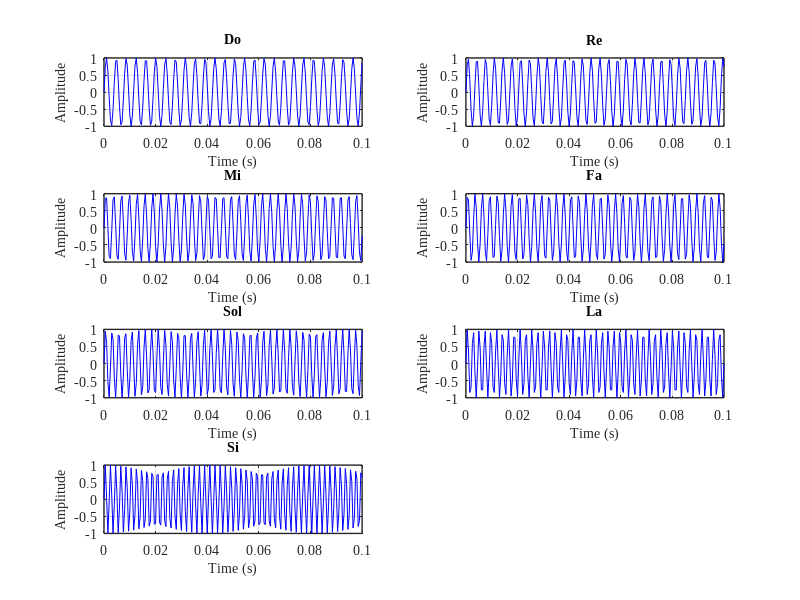

This figure's MATLAB source: (Note: this script raises an error after producing the figure.)
%% 生成 Do Re Mi Fa Sol La Si 音阶音频信号
function [music, fs] = generateScaleAudio()
% 输入: 无
% 输出:
%   music - 七个音符拼接后的音频信号，行向量
%   fs    - 采样频率，1000 Hz
%% 参数设置
fs = 2000;
% 采样率，选择1000 Hz以观察清晰的时域细节
duration = 0.1;
% 每个音符的持续时间（秒）
frequencies = [261.63, 293.66, 329.63, 349.23, 392.00, 440.00, 493.88];
% 音符频率（C4, D4, E4, F4, G4, A4, B4）
%% 生成各音符信号
t = 0:1/fs:duration;
do_signal = sin(2*pi*frequencies(1)*t);
re_signal = sin(2*pi*frequencies(2)*t);
mi_signal = sin(2*pi*frequencies(3)*t);
fa_signal = sin(2*pi*frequencies(4)*t);
sol_signal = sin(2*pi*frequencies(5)*t);
la_signal = sin(2*pi*frequencies(6)*t);
si_signal = sin(2*pi*frequencies(7)*t);
noteNames = {'Do', 'Re', 'Mi', 'Fa', 'Sol', 'La', 'Si'};
signals = {do_signal, re_signal, mi_signal, fa_signal, sol_signal, la_signal, si_signal};
%% 图 1：各音符时域波形
figure('Name', 'ScaleNotes');
for i = 1:7
    subplot(4, 2, i);
    plot(t, signals{i}, 'b', 'LineWidth', 0.5);
    xlabel('Time (s)', 'FontName', 'Times New Roman', 'FontSize', 10);
    ylabel('Amplitude', 'FontName', 'Times New Roman', 'FontSize', 10);
    title(noteNames{i}, 'FontName', 'Times New Roman', 'FontSize', 10);
    xlim([0, max(t)]);
    grid on; set(gca, 'box', 'on');
    set(gca, 'FontName', 'Times New Roman', 'FontSize', 10); set(gca, 'LineWidth', 1);
end
sgtitle('Time Domain of Individual Notes', 'FontName', 'Times New Roman', 'FontSize', 11);
set(gcf, 'Renderer', 'OpenGL');
print(gcf, 'fig1.jpg', '-djpeg', '-r600');
%% 合并音符信号并保存
music = [do_signal, re_signal, mi_signal, fa_signal, sol_signal, la_signal, si_signal];
end
